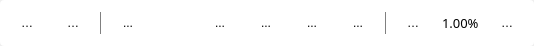
<?xml version="1.0" encoding="UTF-8"?>
<ui version="4.0">
 <class>ViewControllUnit</class>
 <widget class="QWidget" name="ViewControllUnit">
  <property name="geometry">
   <rect>
    <x>0</x>
    <y>0</y>
    <width>534</width>
    <height>46</height>
   </rect>
  </property>
  <property name="font">
   <font>
    <family>HarmonyOS Sans</family>
    <pointsize>10</pointsize>
   </font>
  </property>
  <property name="windowTitle">
   <string>Form</string>
  </property>
  <property name="layoutDirection">
   <enum>Qt::LeftToRight</enum>
  </property>
  <property name="styleSheet">
   <string notr="true">#container{
	background-color: rgb(255, 255, 255);
	border: 0px;
	border-radius: 4px;
}

#container .QToolButton{
	background-color: transparent;
	border: 1px transparent;
	border-radius: 4px;
	padding: 8px 8px 8px 8px;
}

#container .QToolButton:hover{
	background-color: rgba(231, 231, 231,220);
}

#container .QDoubleSpinBox{
	background-color: transparent;
	border-radius: 4px;
	padding-top: 4px;
	padding-bottom: 4px;
	width: 48px;
}

.QFrame#line, .QFrame#line_2{
	background-color:  gray;
	border: 0px;;
	margin-top: 8px;
	margin-bottom: 8px;
}


#container .QToolButton#lock_view_btn:checked{
	background-color: #ea5455;
	border-color: #ea5455;
}




</string>
  </property>
  <layout class="QHBoxLayout" name="horizontalLayout_2">
   <property name="spacing">
    <number>4</number>
   </property>
   <property name="leftMargin">
    <number>0</number>
   </property>
   <property name="topMargin">
    <number>0</number>
   </property>
   <property name="rightMargin">
    <number>0</number>
   </property>
   <property name="bottomMargin">
    <number>0</number>
   </property>
   <item>
    <widget class="QFrame" name="container">
     <property name="minimumSize">
      <size>
       <width>0</width>
       <height>0</height>
      </size>
     </property>
     <property name="font">
      <font>
       <family>HarmonyOS Sans</family>
      </font>
     </property>
     <property name="contextMenuPolicy">
      <enum>Qt::NoContextMenu</enum>
     </property>
     <property name="layoutDirection">
      <enum>Qt::LeftToRight</enum>
     </property>
     <property name="frameShape">
      <enum>QFrame::StyledPanel</enum>
     </property>
     <property name="frameShadow">
      <enum>QFrame::Raised</enum>
     </property>
     <layout class="QHBoxLayout" name="horizontalLayout">
      <property name="spacing">
       <number>8</number>
      </property>
      <property name="leftMargin">
       <number>8</number>
      </property>
      <property name="topMargin">
       <number>4</number>
      </property>
      <property name="rightMargin">
       <number>8</number>
      </property>
      <property name="bottomMargin">
       <number>4</number>
      </property>
      <item>
       <widget class="QToolButton" name="lock_view_btn">
        <property name="minimumSize">
         <size>
          <width>38</width>
          <height>38</height>
         </size>
        </property>
        <property name="maximumSize">
         <size>
          <width>38</width>
          <height>38</height>
         </size>
        </property>
        <property name="toolTip">
         <string/>
        </property>
        <property name="text">
         <string>锁定</string>
        </property>
        <property name="icon">
         <iconset resource="../../Resource/widget_icon/widget_icon.qrc">
          <normaloff>:/vcu_icon/ViewControllUnitIcon/unlock.svg</normaloff>
          <normalon>:/vcu_icon/ViewControllUnitIcon/lock_withe.svg</normalon>:/vcu_icon/ViewControllUnitIcon/unlock.svg</iconset>
        </property>
        <property name="iconSize">
         <size>
          <width>18</width>
          <height>18</height>
         </size>
        </property>
        <property name="checkable">
         <bool>true</bool>
        </property>
        <property name="checked">
         <bool>false</bool>
        </property>
       </widget>
      </item>
      <item>
       <widget class="QToolButton" name="model_btn">
        <property name="minimumSize">
         <size>
          <width>38</width>
          <height>38</height>
         </size>
        </property>
        <property name="maximumSize">
         <size>
          <width>38</width>
          <height>38</height>
         </size>
        </property>
        <property name="toolTip">
         <string>移动模式</string>
        </property>
        <property name="text">
         <string>更多</string>
        </property>
        <property name="icon">
         <iconset resource="../../Resource/widget_icon/widget_icon.qrc">
          <normaloff>:/vcu_icon/ViewControllUnitIcon/move_model.svg</normaloff>
          <normalon>:/vcu_icon/ViewControllUnitIcon/select_model.svg</normalon>:/vcu_icon/ViewControllUnitIcon/move_model.svg</iconset>
        </property>
        <property name="iconSize">
         <size>
          <width>18</width>
          <height>18</height>
         </size>
        </property>
        <property name="checkable">
         <bool>true</bool>
        </property>
        <property name="checked">
         <bool>true</bool>
        </property>
        <property name="toolButtonStyle">
         <enum>Qt::ToolButtonIconOnly</enum>
        </property>
       </widget>
      </item>
      <item>
       <widget class="Line" name="line">
        <property name="minimumSize">
         <size>
          <width>1</width>
          <height>0</height>
         </size>
        </property>
        <property name="maximumSize">
         <size>
          <width>1</width>
          <height>16777215</height>
         </size>
        </property>
        <property name="frameShadow">
         <enum>QFrame::Sunken</enum>
        </property>
        <property name="lineWidth">
         <number>1</number>
        </property>
        <property name="midLineWidth">
         <number>0</number>
        </property>
        <property name="orientation">
         <enum>Qt::Vertical</enum>
        </property>
       </widget>
      </item>
      <item>
       <widget class="QToolButton" name="align_top_tbtn">
        <property name="minimumSize">
         <size>
          <width>38</width>
          <height>38</height>
         </size>
        </property>
        <property name="maximumSize">
         <size>
          <width>38</width>
          <height>38</height>
         </size>
        </property>
        <property name="text">
         <string>...</string>
        </property>
        <property name="icon">
         <iconset resource="../../Resource/widget_icon/widget_icon.qrc">
          <normaloff>:/vcu_icon/ViewControllUnitIcon/align-top.svg</normaloff>:/vcu_icon/ViewControllUnitIcon/align-top.svg</iconset>
        </property>
        <property name="iconSize">
         <size>
          <width>18</width>
          <height>18</height>
         </size>
        </property>
       </widget>
      </item>
      <item>
       <widget class="QToolButton" name="align_middle_tbtn">
        <property name="minimumSize">
         <size>
          <width>38</width>
          <height>38</height>
         </size>
        </property>
        <property name="maximumSize">
         <size>
          <width>38</width>
          <height>38</height>
         </size>
        </property>
        <property name="text">
         <string/>
        </property>
        <property name="icon">
         <iconset resource="../../Resource/widget_icon/widget_icon.qrc">
          <normaloff>:/vcu_icon/ViewControllUnitIcon/align-middle.svg</normaloff>:/vcu_icon/ViewControllUnitIcon/align-middle.svg</iconset>
        </property>
        <property name="iconSize">
         <size>
          <width>18</width>
          <height>18</height>
         </size>
        </property>
       </widget>
      </item>
      <item>
       <widget class="QToolButton" name="align_bottom_tbtn">
        <property name="minimumSize">
         <size>
          <width>38</width>
          <height>38</height>
         </size>
        </property>
        <property name="maximumSize">
         <size>
          <width>38</width>
          <height>38</height>
         </size>
        </property>
        <property name="text">
         <string>...</string>
        </property>
        <property name="icon">
         <iconset resource="../../Resource/widget_icon/widget_icon.qrc">
          <normaloff>:/vcu_icon/ViewControllUnitIcon/align-bottom.svg</normaloff>:/vcu_icon/ViewControllUnitIcon/align-bottom.svg</iconset>
        </property>
        <property name="iconSize">
         <size>
          <width>18</width>
          <height>18</height>
         </size>
        </property>
       </widget>
      </item>
      <item>
       <widget class="QToolButton" name="align_start_tbtn">
        <property name="minimumSize">
         <size>
          <width>38</width>
          <height>38</height>
         </size>
        </property>
        <property name="maximumSize">
         <size>
          <width>38</width>
          <height>38</height>
         </size>
        </property>
        <property name="text">
         <string>...</string>
        </property>
        <property name="icon">
         <iconset resource="../../Resource/widget_icon/widget_icon.qrc">
          <normaloff>:/vcu_icon/ViewControllUnitIcon/align-start.svg</normaloff>:/vcu_icon/ViewControllUnitIcon/align-start.svg</iconset>
        </property>
        <property name="iconSize">
         <size>
          <width>18</width>
          <height>18</height>
         </size>
        </property>
       </widget>
      </item>
      <item>
       <widget class="QToolButton" name="align_center_tbtn">
        <property name="minimumSize">
         <size>
          <width>38</width>
          <height>38</height>
         </size>
        </property>
        <property name="maximumSize">
         <size>
          <width>38</width>
          <height>38</height>
         </size>
        </property>
        <property name="text">
         <string>...</string>
        </property>
        <property name="icon">
         <iconset resource="../../Resource/widget_icon/widget_icon.qrc">
          <normaloff>:/vcu_icon/ViewControllUnitIcon/align-center.svg</normaloff>:/vcu_icon/ViewControllUnitIcon/align-center.svg</iconset>
        </property>
        <property name="iconSize">
         <size>
          <width>18</width>
          <height>18</height>
         </size>
        </property>
       </widget>
      </item>
      <item>
       <widget class="QToolButton" name="align_end_tbtn">
        <property name="minimumSize">
         <size>
          <width>38</width>
          <height>38</height>
         </size>
        </property>
        <property name="maximumSize">
         <size>
          <width>38</width>
          <height>38</height>
         </size>
        </property>
        <property name="text">
         <string>...</string>
        </property>
        <property name="icon">
         <iconset resource="../../Resource/widget_icon/widget_icon.qrc">
          <normaloff>:/vcu_icon/ViewControllUnitIcon/align-end.svg</normaloff>:/vcu_icon/ViewControllUnitIcon/align-end.svg</iconset>
        </property>
        <property name="iconSize">
         <size>
          <width>18</width>
          <height>18</height>
         </size>
        </property>
       </widget>
      </item>
      <item>
       <widget class="Line" name="line_2">
        <property name="minimumSize">
         <size>
          <width>1</width>
          <height>0</height>
         </size>
        </property>
        <property name="maximumSize">
         <size>
          <width>1</width>
          <height>16777215</height>
         </size>
        </property>
        <property name="orientation">
         <enum>Qt::Vertical</enum>
        </property>
       </widget>
      </item>
      <item>
       <widget class="QToolButton" name="zoom_in_btn">
        <property name="minimumSize">
         <size>
          <width>38</width>
          <height>38</height>
         </size>
        </property>
        <property name="maximumSize">
         <size>
          <width>38</width>
          <height>38</height>
         </size>
        </property>
        <property name="toolTip">
         <string>缩小视图</string>
        </property>
        <property name="text">
         <string>放大</string>
        </property>
        <property name="icon">
         <iconset resource="../../Resource/widget_icon/widget_icon.qrc">
          <normaloff>:/vcu_icon/ViewControllUnitIcon/zoom-in.svg</normaloff>:/vcu_icon/ViewControllUnitIcon/zoom-in.svg</iconset>
        </property>
        <property name="iconSize">
         <size>
          <width>18</width>
          <height>18</height>
         </size>
        </property>
        <property name="checkable">
         <bool>false</bool>
        </property>
        <property name="toolButtonStyle">
         <enum>Qt::ToolButtonIconOnly</enum>
        </property>
        <property name="autoRaise">
         <bool>false</bool>
        </property>
       </widget>
      </item>
      <item>
       <widget class="QDoubleSpinBox" name="scale_ratio_dsp">
        <property name="maximumSize">
         <size>
          <width>40</width>
          <height>16777215</height>
         </size>
        </property>
        <property name="font">
         <font>
          <family>HarmonyOS Sans</family>
          <pointsize>10</pointsize>
          <underline>false</underline>
         </font>
        </property>
        <property name="wrapping">
         <bool>true</bool>
        </property>
        <property name="alignment">
         <set>Qt::AlignCenter</set>
        </property>
        <property name="buttonSymbols">
         <enum>QAbstractSpinBox::NoButtons</enum>
        </property>
        <property name="accelerated">
         <bool>false</bool>
        </property>
        <property name="showGroupSeparator" stdset="0">
         <bool>false</bool>
        </property>
        <property name="suffix">
         <string>%</string>
        </property>
        <property name="decimals">
         <number>2</number>
        </property>
        <property name="minimum">
         <double>0.300000000000000</double>
        </property>
        <property name="maximum">
         <double>8.000000000000000</double>
        </property>
        <property name="singleStep">
         <double>0.100000000000000</double>
        </property>
        <property name="value">
         <double>1.000000000000000</double>
        </property>
       </widget>
      </item>
      <item>
       <widget class="QToolButton" name="zoom_out_btn">
        <property name="minimumSize">
         <size>
          <width>38</width>
          <height>38</height>
         </size>
        </property>
        <property name="maximumSize">
         <size>
          <width>38</width>
          <height>38</height>
         </size>
        </property>
        <property name="toolTip">
         <string>放大视图</string>
        </property>
        <property name="text">
         <string>缩小</string>
        </property>
        <property name="icon">
         <iconset resource="../../Resource/widget_icon/widget_icon.qrc">
          <normaloff>:/vcu_icon/ViewControllUnitIcon/zoom-out.svg</normaloff>:/vcu_icon/ViewControllUnitIcon/zoom-out.svg</iconset>
        </property>
        <property name="iconSize">
         <size>
          <width>18</width>
          <height>18</height>
         </size>
        </property>
        <property name="checkable">
         <bool>false</bool>
        </property>
        <property name="toolButtonStyle">
         <enum>Qt::ToolButtonIconOnly</enum>
        </property>
        <property name="autoRaise">
         <bool>false</bool>
        </property>
       </widget>
      </item>
     </layout>
    </widget>
   </item>
  </layout>
 </widget>
 <resources>
  <include location="../../Resource/widget_icon/widget_icon.qrc"/>
 </resources>
 <connections/>
</ui>
